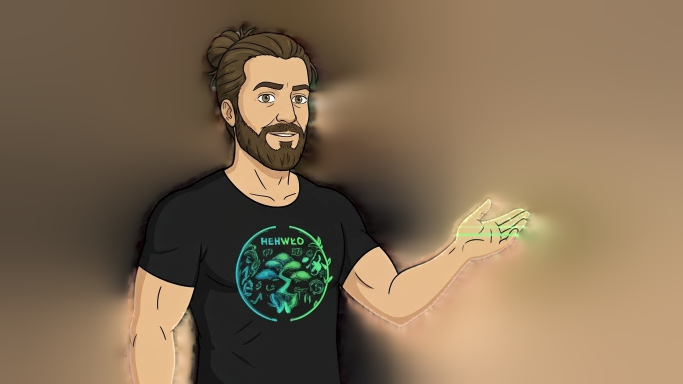
#> input picture Descargas/Whisk_4f0bac9f4697edbb0cd462bcc958a96edr_NoBG_001.png, 1365 x 768 px (shown at 1/2 size)
$ python remover_process.py --input ../../Descargas/Whisk_4f0bac9f4697edbb0cd462bcc958a96edr_NoBG_001.png --mask ../../Descargas/Whisk_4f0bac9f4697edbb0cd462bcc958a96edr_NoBG_001.png --output out.avi
#> lines starting #> are read from the running program, lines starting #| are printed output that depends on the picture
import cv2
import sys
import argparse
import gc
import os
import subprocess
import time

def process_video(input_path, mask_path, output_path, is_mov):
#> called with output_path = 'out.avi', is_mov = False
    if not os.path.exists(input_path):
        print(f"Error: Input file not found: {input_path}", file=sys.stderr)
        sys.exit(1)
    if not os.path.exists(mask_path):
        print(f"Error: Mask file not found: {mask_path}", file=sys.stderr)
        sys.exit(1)

    temp_video = output_path + "_temp.mp4"

    try:
        # Load Mask
        mask_img = cv2.imread(mask_path, cv2.IMREAD_GRAYSCALE)
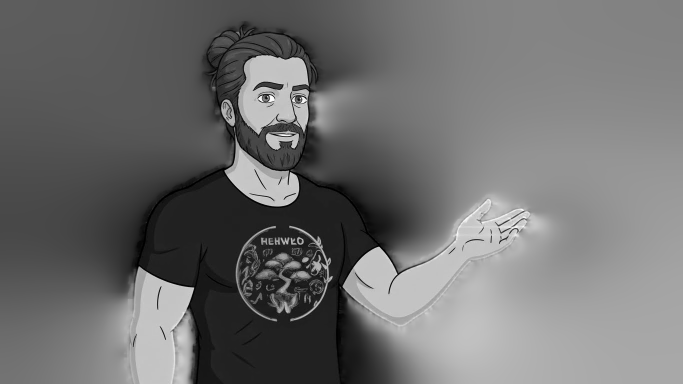
#> mask_img: shape (768, 1365) (shown at 1/2 size); min 0, max 254, mean 110.7
        if mask_img is None:
            print("Error: Could not load mask image.", file=sys.stderr)
            sys.exit(1)

        cap = cv2.VideoCapture(input_path)
        if not cap.isOpened():
            print("Error: Could not open video.", file=sys.stderr)
            sys.exit(1)

        w = int(cap.get(cv2.CAP_PROP_FRAME_WIDTH))
        h = int(cap.get(cv2.CAP_PROP_FRAME_HEIGHT))
        fps = cap.get(cv2.CAP_PROP_FPS)
        total_frames = int(cap.get(cv2.CAP_PROP_FRAME_COUNT))

        # Resolution Warning
        if w > 1920 or h > 1080:
             print(f"Warning: High resolution video ({w}x{h}). Memory usage may be high.")

        # Resize mask if needed
        if mask_img.shape[:2] != (h, w):
            print(f"Resizing mask from {mask_img.shape[:2]} to {(h, w)}")
            mask_img = cv2.resize(mask_img, (w, h), interpolation=cv2.INTER_NEAREST)

        # Output Setup - ALWAYS use mp4v for temp to avoid OOM
        fourcc = cv2.VideoWriter_fourcc(*'mp4v')
        writer = cv2.VideoWriter(temp_video, fourcc, fps, (w, h))

        if not writer.isOpened():
             print("Error: Could not open video writer.", file=sys.stderr)
             sys.exit(1)

        print(f"Starting processing: {total_frames} frames.")

        # Processing Loop with Retry Logic
        cnt = 0
        retry_count = 0
        MAX_RETRIES = 5

        while True:
            ret, frame = cap.read()
#> frame is the input picture: shape (768, 1365, 3); mean B, G, R 83, 107.9, 128.4
            if not ret:
                # If we are effectively at the end (within 5 frames), stop.
                if total_frames > 0 and (total_frames - cnt) < 5:
                    break

                # Otherwise, try to retry reading (sometimes CV2 hiccups)
                retry_count += 1
                if retry_count > MAX_RETRIES:
                    print(f"Warning: Stopped reading at frame {cnt}/{total_frames}. Stream might be corrupted.")
                    break
                print(f"Warning: Frame read failed at {cnt}. Retrying ({retry_count})...")
                time.sleep(0.1)
                continue

            retry_count = 0 # Reset on success
            cnt += 1

            # Inpaint
            clean_frame = cv2.inpaint(frame, mask_img, 3, cv2.INPAINT_TELEA)
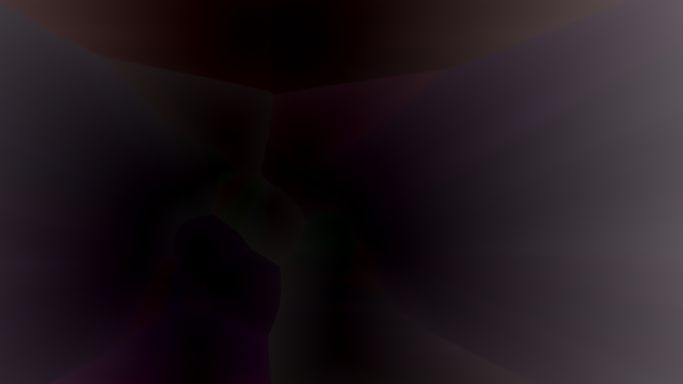
#> clean_frame: shape (768, 1365, 3) (shown at 1/2 size); mean B, G, R 28.5, 23.2, 31.7
            writer.write(clean_frame)

            # Progress update
            if total_frames > 0 and cnt % 10 == 0:
                progress = (cnt / total_frames) * 0.9
                print(f"PROGRESS:{progress:.4f}")
                sys.stdout.flush()

            # Aggressive GC
            if cnt % 30 == 0:
                gc.collect()

        cap.release()
        writer.release()

        del mask_img
        del frame
        del clean_frame
        gc.collect()

        print("PROGRESS:0.92")
        print("Merging Audio (Final Step)...")
        sys.stdout.flush()

        # FFmpeg Merge
        c_v = "prores" if is_mov else "copy" # Changed from prores_ks to prores (standard)
        c_a = "pcm_s16le" if is_mov else "aac"

        cmd = [
            "ffmpeg", "-y", "-i", temp_video, "-i", input_path,
            "-c:v", c_v, "-c:a", c_a,
            "-map", "0:v:0", "-map", "1:a:0?", "-shortest",
            "-preset", "medium" # Relax preset
        ]
        # Removed profile:v 3 to allow standard profile (lighter)
        if is_mov:
             # Force pix_fmt for compatibility
             cmd.extend(["-pix_fmt", "yuv422p10le"])

        cmd.append(output_path)

        log_path = output_path + ".log"
        with open(log_path, "w") as log_file:
            res = subprocess.run(cmd, stdout=subprocess.DEVNULL, stderr=log_file)

        if res.returncode != 0:
            print(f"Critical: FFmpeg Audio Merge Failed! Return Code: {res.returncode}", file=sys.stderr)
            print(f"Check log file for details: {log_path}", file=sys.stderr)
            # DO NOT RENAME TEMP FILE.
            # We want the process to error out so the UI shows "Error" instead of "Done" with a broken file.
            sys.exit(1)
        else:
            # Success
            if os.path.exists(temp_video): os.remove(temp_video)
            if os.path.exists(log_path): os.remove(log_path)
            print("PROGRESS:1.0")
            print("Done.")

    except Exception as e:
        print(f"Critical Error: {e}", file=sys.stderr)
        sys.exit(1)
    finally:
        gc.collect()

if __name__ == "__main__":
    parser = argparse.ArgumentParser(description="Watermark Remover Worker Process")
    parser.add_argument("--input", required=True, help="Input video path")
    parser.add_argument("--mask", required=True, help="Mask image path")
    parser.add_argument("--output", required=True, help="Output video path")
    parser.add_argument("--mov", action="store_true", help="Export as MOV")

    args = parser.parse_args()

    process_video(args.input, args.mask, args.output, args.mov)
